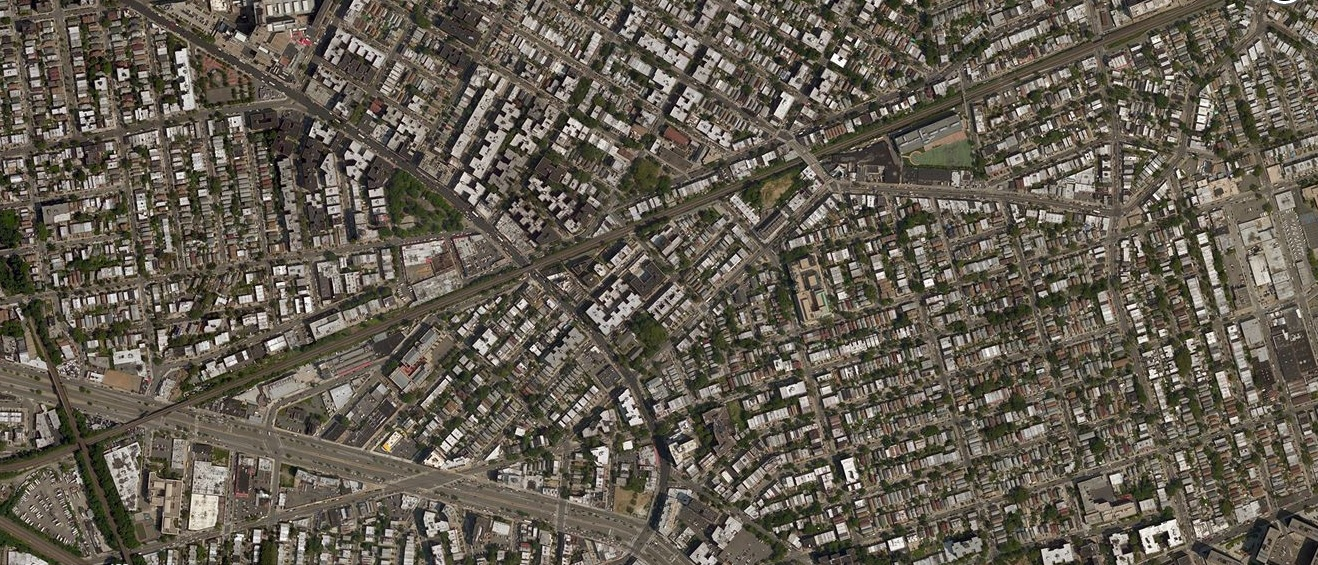
#> input picture code/CNN/City/C1.png, 1318 x 565 px; its folder holds only this picture in this run
$ jupyter execute Patching.ipynb   (shell and % lines are left out)   (Python 2 division)
#> lines starting #> are read from the running program, lines starting #| are printed output that depends on the picture
[cell 1]
import matplotlib.pyplot as plt
import numpy as np
from numpy import linalg as lin
import scipy.signal as sig
from PIL import Image
import glob
import matplotlib.cm as cm
import itertools

[cell 2]
########### Load Input ############################################################################################################################
# In this script I used the brightness to determine structures, instead of one RGB color:
# this is determined by: 0.2126*R + 0.7152*G + 0.0722*B
# Source: https://en.wikipedia.org/wiki/Relative_luminance

patchSize=40 # patchsize this must be 48 since our network can only handle this value

Amount_data= len(glob.glob('City/C*'))
dataPatchedF=[]
for k in range (0, Amount_data):
    name="City/C%d.png" % (k+1)
    img = Image.open(name)
#> img is the input picture: PIL image 1318x565 RGB; mean R, G, B 99.1, 92.2, 80.7
    data=img.convert('RGB')
    data= np.asarray( data, dtype="int32" )
    data=0.2126*data[:,:,0]+0.7152*data[:,:,1]+0.0722*data[:,:,2]
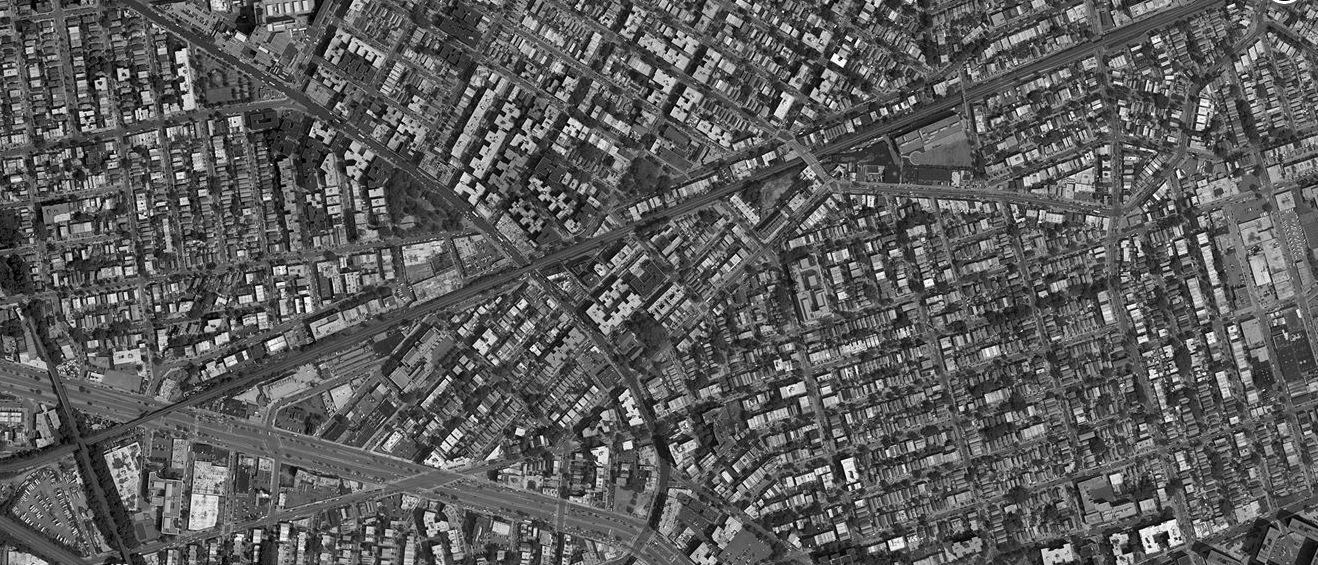
#> data: shape (565, 1318) float64; min 0, max 255, mean 92.9
    Yamount=data.shape[0]/patchSize # Counts how many times the windowsize fits in the picture
#> Yamount = 14
    Xamount=data.shape[1]/patchSize # Counts how many times the windowsize fits in the picture
#> Xamount = 32
    dataPatchedF.append(np.array([[data[j*(patchSize/2):(j+2)*(patchSize/2),i*(patchSize/2):(i+2)*(patchSize/2)] for i in range(0,2*Xamount-1)] for j in range(0,2*Yamount-1)]))

[cell 3]
amountx=7
plt.figure(figsize=(10,10))
for i in range(0,amountx):
    plt.subplot(amountx,1,i+1)
    plt.imshow(dataPatchedF[0][i][0])
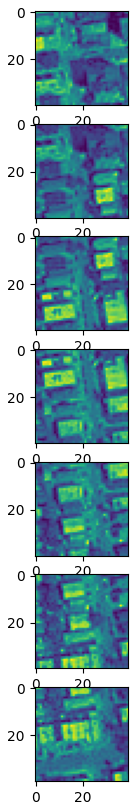
#> figure drawn by matplotlib, 7 panels

[cell 4]
dataPatchedF[0][0][0].shape
#> Out = (40, 40)
